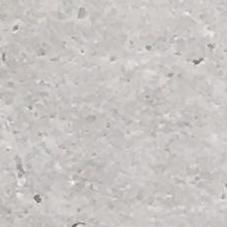
#> input picture Dataset/Train/Positive/00184.jpg, 227 x 227 px
$ jupyter execute --allow-errors 'Local Binnary Pattern (Numpoints=8, radius 2) - Random Forest.ipynb'
#> lines starting #> are read from the running program, lines starting #| are printed output that depends on the picture
# Library

[cell 1]
import cv2
import os
import numpy as np
from sklearn.ensemble import RandomForestClassifier
from skimage import exposure, feature
from imutils import paths
import matplotlib.pyplot as plt
import argparse
from sklearn.metrics import confusion_matrix, classification_report, f1_score, accuracy_score, log_loss
import seaborn as sns
import pandas as pd
import random
import shutil

# Local Binary Pattern (Numpoints=8, radius 2)

[cell 2]
# Local Binnary Patterns (LBP) class
class LocalBinaryPatterns:
    def __init__(self, numPoints, radius):
        self.numPoints = numPoints
        self.radius = radius

    def describe(self, image, eps=1e-7):
        lbp = feature.local_binary_pattern(image, self.numPoints,
                                           self.radius, method="uniform")
        (hist, _) = np.histogram(lbp.ravel(),
                                  bins=np.arange(0, self.numPoints + 3),
                                  range=(0, self.numPoints + 2))

        # Normalize the histogram
        hist = hist.astype("float")
        hist /= (hist.sum() + eps)

        return hist

[cell 3]
# Initialize the local binary patterns descriptor along with
desc = LocalBinaryPatterns(8, 2)

[cell 4]
# Specify the paths to the training and testing images
training_path = "Dataset/Train"
testing_path = "Dataset/Test"

[cell 5]
# Initialize the data and label lists
data = []
labels = []

# Loop over the training images
for imagePath in paths.list_images(training_path):
    # Load the image, convert it to grayscale, and describe it
    image = cv2.imread(imagePath)
#> image is the input picture: shape (227, 227, 3); mean B, G, R 194.3, 196.7, 200.7
    gray = cv2.cvtColor(image, cv2.COLOR_BGR2GRAY)
    hist = desc.describe(gray)
#> in describe, `lbp = feature.local_binary_pattern(image, self.numPoints, self.radius,..`:
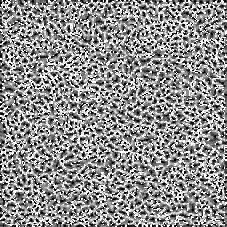
#> lbp: shape (227, 227) float64; min 0, max 9, mean 5.04; drawn with min black and max white
#> in describe, `(hist, _) = np.histogram(lbp.ravel(), bins=np.arange(0, self.numPoints..`: hist = [3347, 4124, 4299, 5152, 5705, 5787, 5173, 4297, 4220, 9425]
#> in describe, `hist /= (hist.sum() + eps)`: hist = [0.065, 0.08, 0.0834, 0.1, 0.111, 0.112, 0.1, 0.0834, 0.0819, 0.183]

    # Extract the label from the image path, then update the
    # label and data lists
    labels.append(imagePath.split(os.path.sep)[-2])
    data.append(hist)
#> pass 2 of the loop `for imagePath in paths.list_images(training_path):`:
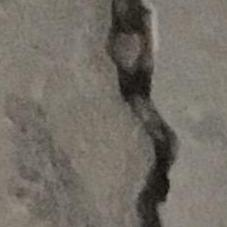
#> input picture Dataset/Train/Negative/00065.jpg, 227 x 227 px
#> image is the input picture: shape (227, 227, 3); mean B, G, R 102.1, 110.2, 115.8
#> in describe (call 2), `lbp = feature.local_binary_pattern(image, self.numPoints, self.radius,..`:
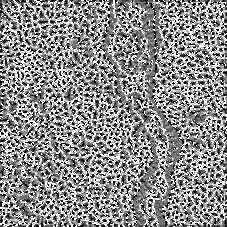
#> lbp: shape (227, 227) float64; min 0, max 9, mean 5.04; drawn with min black and max white
#> in describe (call 2), `(hist, _) = np.histogram(lbp.ravel(), bins=np.arange(0, self.numPoints..`: hist = [3464, 4045, 4234, 5108, 5950, 5692, 4995, 4166, 4264, 9611]
#> in describe (call 2), `hist /= (hist.sum() + eps)`: hist = [0.0672, 0.0785, 0.0822, 0.0991, 0.115, 0.11, 0.0969, 0.0808, 0.0827, 0.187]

[cell 6]
# Check the length of the data and labels
print('Length of the data:', len(data))
#| Length of the data: 2
print('Length of the labels:', len(labels))

# Check the label names
print('Label names:', np.unique(labels))

# Check the shape of the data
print('Shape of the data:', np.shape(data))
#| Shape of the data: (2, 10)

# Check the data each label
print('Number of positive images:', labels.count('Positive'))
print('Number of negative images:', labels.count('Negative'))
